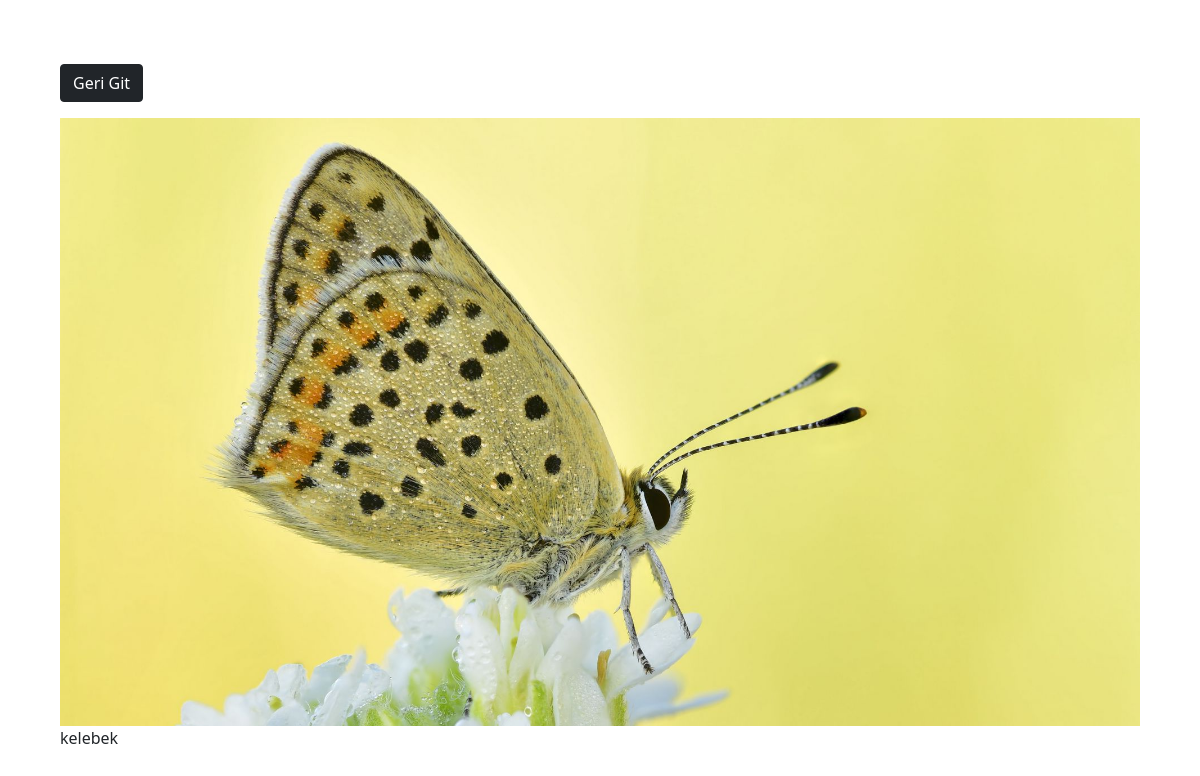
/photo/26/ (signed in), run on the app's committed database.
### photos/models.py (models this page shows, shortened)
class Photo(models.Model):
    class Meta:
        verbose_name = 'Photo'
        verbose_name_plural = 'Photos'
    category = models.ForeignKey(
        Category, on_delete=models.SET_NULL, null=True, blank=True)
    image = models.ImageField(null=False, blank=False)
    description = models.TextField()

### photos/views.py (the view)
# urls.py: path('photo/<str:pk>/', views.viewPhoto, name='photo'),
@login_required(login_url='login')
def viewPhoto(request, pk):
    photo = Photo.objects.get(id=pk)
    return render(request, 'photos/photo.html', {'photo': photo})

### photos/templates/photos/photo.html (shortened to what this page needs)
<!DOCTYPE html>
<html>
<head>
    <link href="https://cdn.jsdelivr.net/npm/bootstrap@5.0.0-beta1/dist/css/bootstrap.min.css" rel="stylesheet"
>
</head>
<body class="m-5">
    <div class="container">
        <div class="row justify-content-center">
            <div class="col">
                <a href="{% url 'gallery' %}" class="btn btn-dark my-3">Geri Git</a>
                <div style="height: 90vh;">
                    <img style="max-width: 100%; max-height: 100%;" src="{{photo.image.url}}">
                    <p>{{photo.description}}</p>
                </div>
            </div>
        </div>
    </div>
</body>
</html>

### data on the page
Photo: image (picture), description "kelebek"
